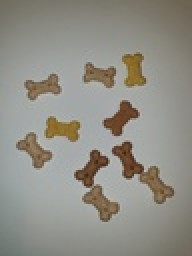
%> input picture POC sem7/lab4/Obrazy do segmentacji/20191121_071958.jpg, 96 x 128 px, shrunk from 3024 x 4032 before the run (shown 2 times larger)
$ octave --eval "result = wspDaniel(imread('Obrazy do segmentacji/20191121_071958.jpg'));"   (GNU Octave 9; MATLAB toolbox functions it lacks are replaced by stand-ins)
%> lines starting %> are read from the running program, lines starting %| are printed output that depends on the picture
function [BB] = wspDaniel(img)

% Współczynnik Danielssona

img = imbinarize(img);
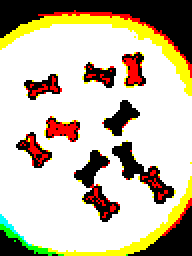
%> img: size 128x96x3 logical (shown 2 times larger); mean R, G, B 0.776, 0.738, 0.652

dane = regionprops(img,'Area');
%> dane = 15 regions; largest, Area: 26522, 16, 13, 12, 10

S = dane.Area;
%> S = 26522

perimeterImage = bwperim(img);
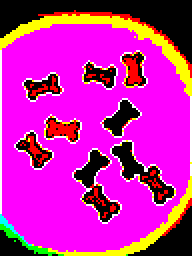
%> perimeterImage: size 128x96x3 logical (shown 2 times larger); mean R, G, B 0.776, 0.132, 0.652
[perimeterY, perimeterX] = find(perimeterImage);
%> perimeterY = 19167 values from 6 to 128; perimeterX = 19167 values from 1 to 288
[objectY, objectX] = find(img);
%> objectY = 26615 values from 6 to 128; objectX = 26615 values from 1 to 288
li = zeros(length(objectY), 1);
for i = 1:length(objectY)
    li(i) = min(sqrt((objectX(i) - perimeterX).^2 + (objectY(i) - perimeterY).^2));
end

li2 = li.^2;
Eli2 = sum(li2);
%> Eli2 = 273138
BB = S^3 / sqrt(Eli2);
%> BB = 3.57e+10


end
